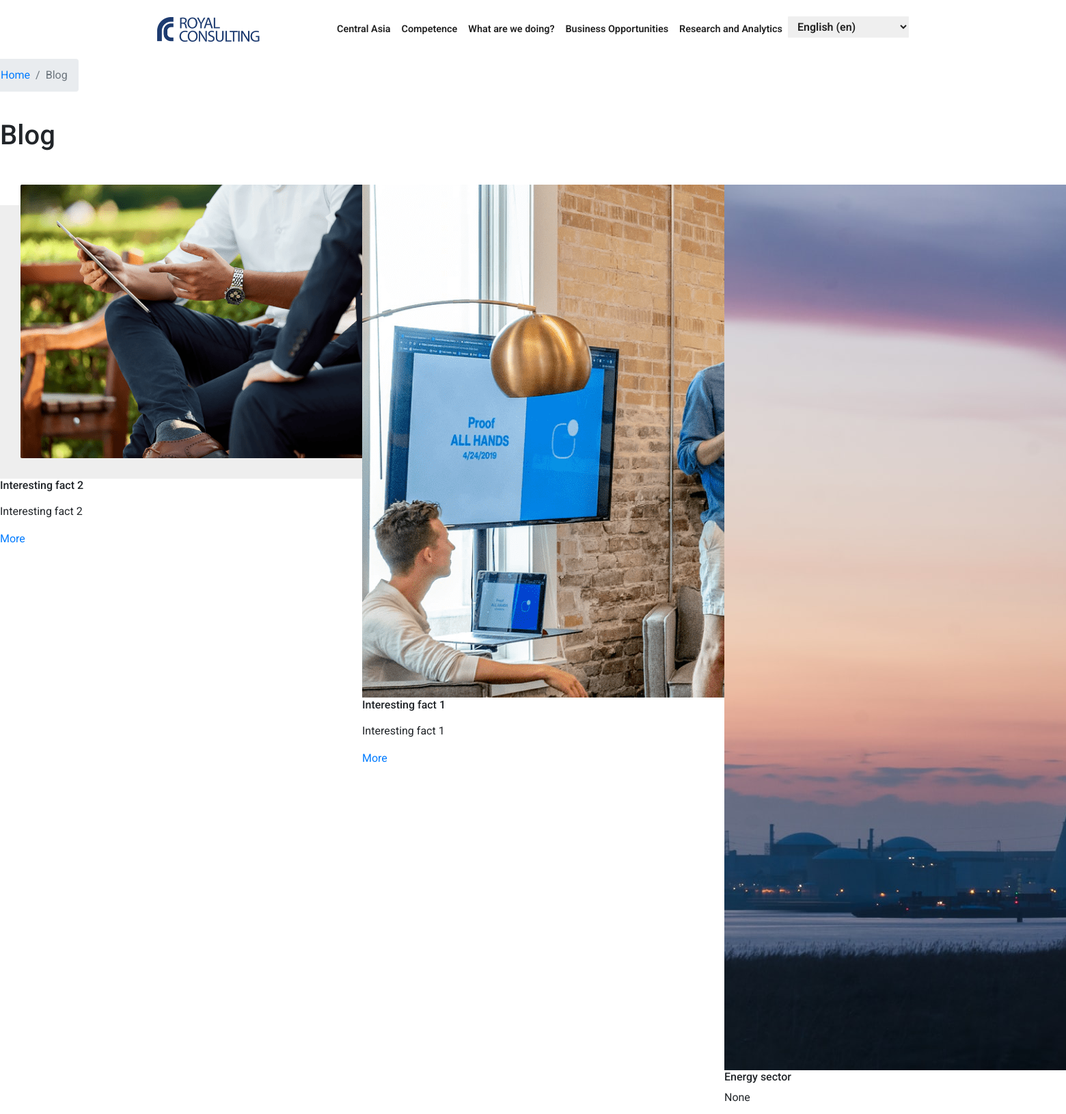
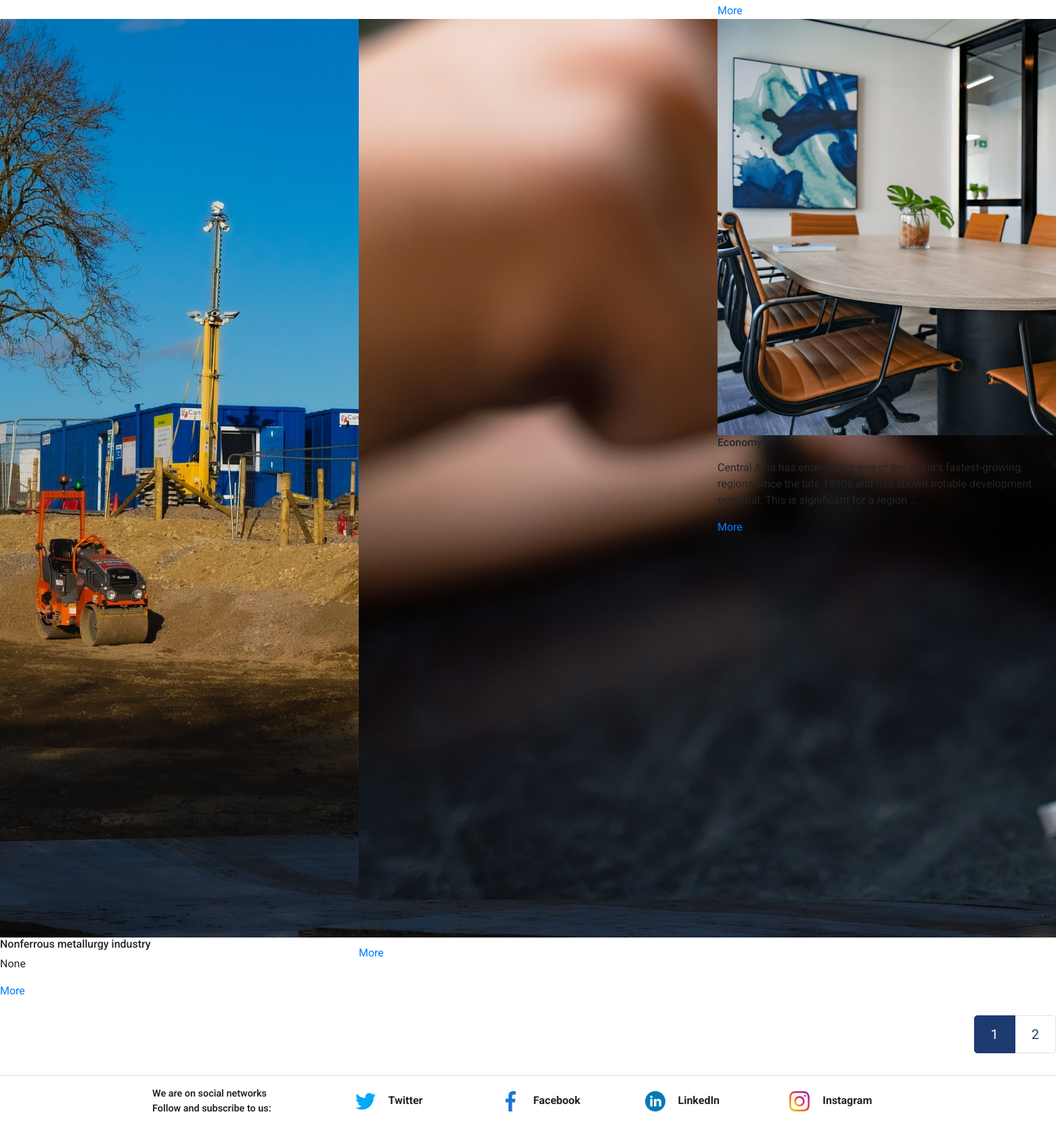
The app's page /info/news/ (upper part) with its own data (2 pictures, top to bottom).
### wedo/models.py (models this page shows, shortened)
class NewsModel(models.Model):
    title = models.CharField(max_length=500, null=True, blank=True)
    body = RichTextField(null=True, blank=True)
    image = models.ImageField(upload_to=upload_location, null=True, blank=True)
    date_published = models.DateTimeField(auto_now_add=True, verbose_name="date published")
    slug = models.SlugField(blank=True, unique=True)
    category = models.CharField(
        max_length=50,
        choices=R_A_CHOICES,
        default='News and Analytics',
    )
    class Meta:
        ordering = ['-date_published']
        verbose_name = 'News and Analytics'
        verbose_name_plural = 'News and Analytics'
    @property
    def imageURL(self):
        try:
            url = self.image.url
        except:
            url = ''
        return url

### infopages/views.py (the view)
# urls.py: path('news/', news_list_view, name='news-list'),
def news_list_view(request, *args, **kwargs):
    context = {}
    query = ""
    query = request.GET.get('q', '')
    context['query'] = str(query)
    news = sorted(get_blog_queryset(query), key=attrgetter('date_published'), reverse=True)
    page = request.GET.get('page', 1)
    news_paginator = Paginator(news, NEWS_PER_PAGE)
    try:
        news = news_paginator.page(page)
    except PageNotAnInteger:
        news = news_paginator.page(NEWS_PER_PAGE)
    except EmptyPage:
        news = news_paginator.page(news_paginator.num_pages)
    context['news'] = news
    return render(request, "pages/news_list.html", context)

### infopages/views.py (called while the page is built)
def get_blog_queryset(query=None):
    queryset = []
    queries = query.split(" ")
    for q in queries:
        news = NewsModel.objects.filter(
                Q(title__icontains=q) |
                Q(body__icontains=q)
            ).distinct()
        for new in news:
            queryset.append(new)
    return list(set(queryset))

### infopages/templates/pages/news_list.html (shortened to what this page needs)
{% extends 'base.html' %}
{% load static %}
{% load i18n %}
{% block content %}
    <section class="px-100">
        <div class="row">
            <ul class="breadcrumb">
                <li class="breadcrumb-item"><a href="#">Home</a></li>
                <li class="breadcrumb-item active">Blog</li>
            </ul>
        </div>
        <div class="row animation mt-4">
            <div class="col-lg-12 animation_top">
                <h1 class="section-title mb-lg-5 mb-3">Blog</h1>
                <div class="row mt-3">
                    {% for new in news %}
                        <div class="col-lg-4 col-md-6">
                            <div class="blog-item">
                                <img src="{{new.imageURL}}" alt="">
                                <div class="blog-caption">
                                    <h6>{{new.title}}</h6>
                                    <p>{{new.body|safe|truncatechars:180}}</p>
                                    <a href="{% url 'infopages:news-detail' new.slug %}" class="more-btn">More</a>
                                </div>
                            </div>
                        </div>
                    {% endfor %}
                </div>
                <div class="row mt-4">
                    <div class="col-lg-12">
                        <ul class="pagination-lg pagination justify-content-end">
                            {% for i in news.paginator.page_range %}
                                {% if news.number == i %}
                                    <li class="page-item active"><a class="page-link">{{ i }}</a></li>
                                {% else %}
                                    <li class="page-item" ><a class="page-link" href="?{% if query %}q={{query}}&{% endif %}page={{ i }}">{{ i }}</a></li>
                                {% endif %}
                            {% endfor %}
                        </ul>
                    </div>
                </div>
            </div>
        </div>
    </section>
{% endblock %}

### static/css/style.css (style rules this page uses)
html, body { width: 100%; height: 100%; padding: 0; margin: 0; font-family: "Roboto", sans-serif; scroll-behavior: smooth; }
a { text-decoration: none !important; }
.page-item.active .page-link { background-color: #1d3b70; border-color: #1d3b70; }
.page-link { color: #1d3b70; background-color: #fff; }
p { width:100%!important }

### records on screen
NewsModel: imageURL (picture), title "Interesting fact 2", body "Interesting fact 2"
NewsModel: imageURL (picture), title "Interesting fact 1", body "Interesting fact 1"
NewsModel: imageURL (picture), title "Energy sector", body "None"
NewsModel: title "Nonferrous metallurgy industry", body "None"
NewsModel: imageURL (picture), title "Mechanical engineering industries", body "None"
NewsModel: imageURL (picture), title "Economy", body "Central Asia has emerged as one of the world’s fastest-growing regions since the late 1990s and has shown notable development potential. This is significant for a region …"

### other values on screen
{{ i }} "1"
{{ i }} "2"
form field language "English (en)"
